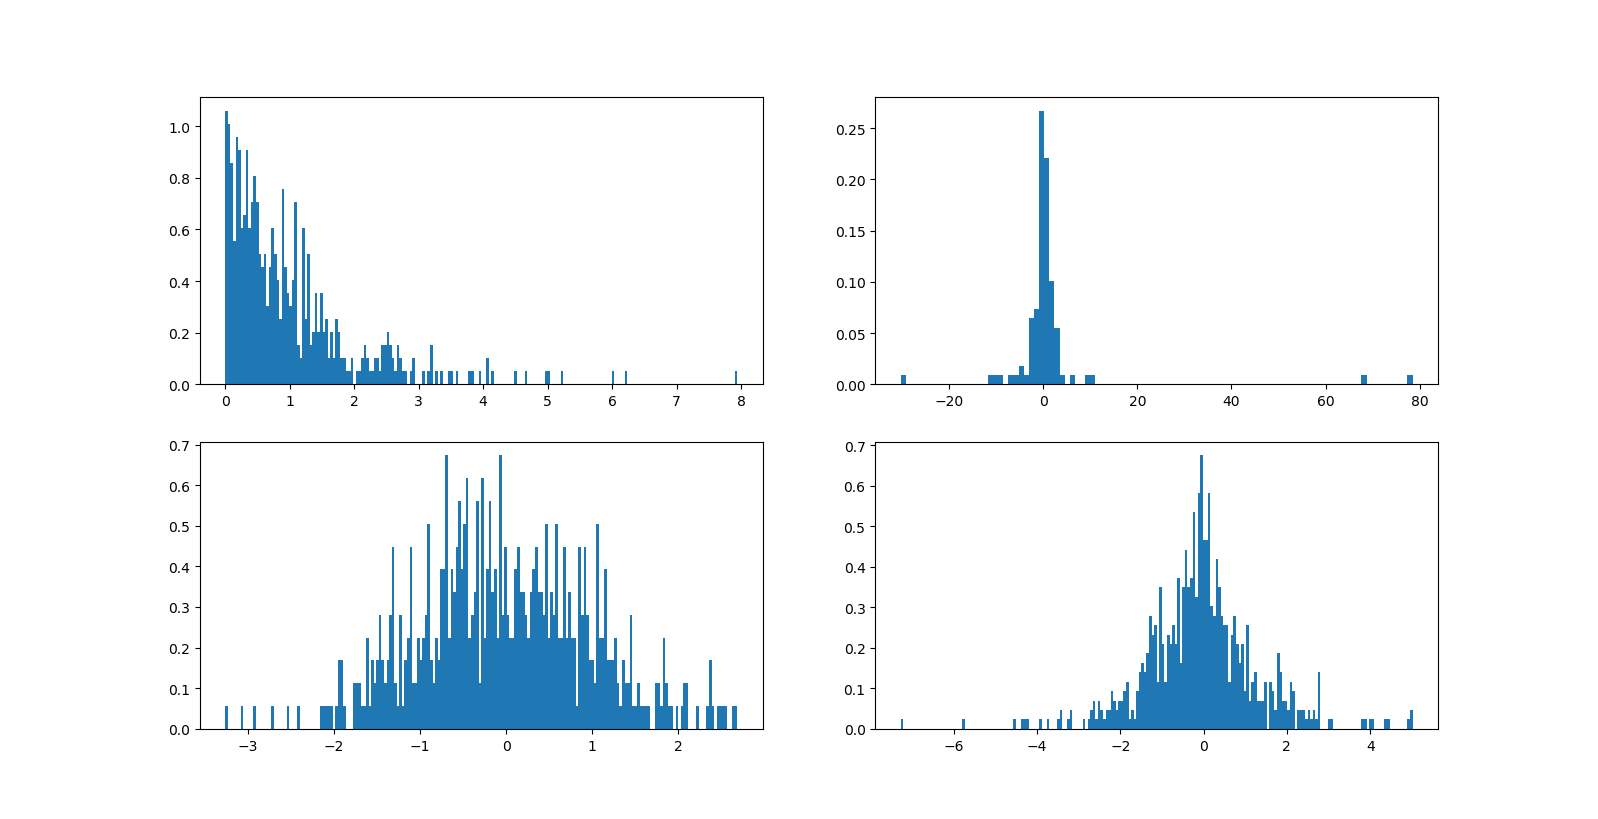

Write the Python code that produced this figure.

import matplotlib.pyplot as plt
import numpy as np

fig ,axs = plt.subplots(2,2)
ax0, ax1, ax2, ax3 = axs.flatten()

a = np.random.standard_exponential(500)
b = np.random.standard_cauchy(100)
c = np.random.normal(size = 600)
d = np.random.laplace(size = 700)


ax0.hist(a, density=True, bins=200)
ax1.hist(b, density=True, bins=100)
ax2.hist(c, density=True, bins=200)
ax3.hist(d, density=True, bins=200)

plt.show()
